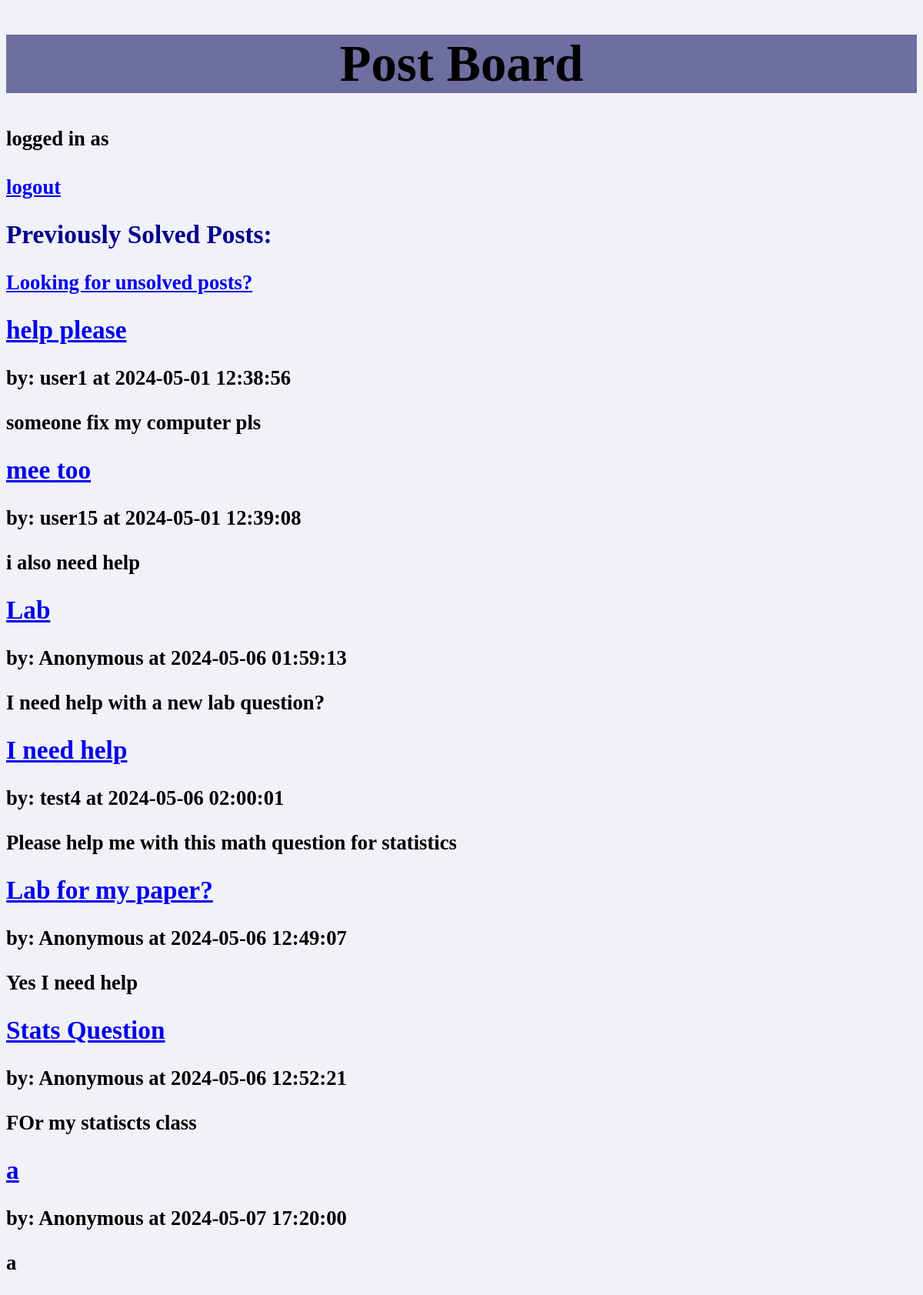
The app's page /solved.php (signed in) with its own data.
### tables this page shows
CREATE TABLE `posts` (
  `userid` varchar(16) NOT NULL,
  `postid` int(16) NOT NULL,
  `title` varchar(32) NOT NULL,
  `content` text NOT NULL,
  `subjectName` varchar(30) NOT NULL,
  `solved` int(1) NOT NULL DEFAULT 0,
  `timest` timestamp NOT NULL DEFAULT current_timestamp()
);

### solved.php (the view, shortened to what this page needs)
<!DOCTYPE html>
<html>
<head>
    <link rel="stylesheet" href="homepage.css">
</head>
<body>
<h1>Post Board</h1>
<?php
if(isset($_SESSION["loggedin"]) && $_SESSION["loggedin"] == true)
{
    echo "<b>"."logged in as ";
    echo "<p><a href='logout.php'>logout</a></p>";
}
else{
    echo "<p><a href='login.php'>login</a></p>";
}
$db = new mysqli("localhost", "root", "", "postz");
$query = "SELECT * FROM posts WHERE solved=1";
$result = $db->query($query);
echo "<h2> Previously Solved Posts: </h2>";
echo "<p><a href='index.php'>Looking for unsolved posts?</a></p>";
while ($row = $result->fetch_assoc()) {
    echo "<h2><a href='solvedReplys.php?postid={$row['postid']}'>{$row['title']}</a></h2>";
    echo "<p>by: {$row['userid']} at {$row['timest']}</p>";
    echo "<p>{$row['content']}</p>";
}
?>
</body>
</html>

### homepage.css (style rules this page uses)
body { background-color: rgb(241, 241, 248); font-size: 20pt; font-family: Georgia, 'Times New Roman', Times, serif; }
h1 { text-align: center; font-size: 50pt; background-color: rgb(110, 110, 161); }
h2 { color:darkblue; font-size:25pt; }

### records on screen
posts: title "help please", userid "user1", timest "2024-05-01 12:38:56", content "someone fix my computer pls"
posts: title "mee too", userid "user15", timest "2024-05-01 12:39:08", content "i also need help"
posts: title "Lab", userid "Anonymous", timest "2024-05-06 01:59:13", content "I need help with a new lab question?"
posts: title "I need help", userid "test4", timest "2024-05-06 02:00:01", content "Please help me with this math question for statistics"
posts: title "Lab for my paper?", userid "Anonymous", timest "2024-05-06 12:49:07", content "Yes I need help"
posts: title "Stats Question", userid "Anonymous", timest "2024-05-06 12:52:21", content "FOr my statiscts class"
posts: title "a", userid "Anonymous", timest "2024-05-07 17:20:00", content "a"
